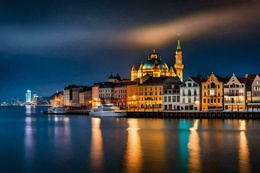
%> input picture primerParcial/practicas/practica5/dinamarca.jpg, 260 x 173 px, shrunk from 1470 x 980 before the run
$ octave practica5.m   (GNU Octave 9; MATLAB toolbox functions it lacks are replaced by stand-ins)
%> lines starting %> are read from the running program, lines starting %| are printed output that depends on the picture
% Leer la imagen
img = imread('dinamarca.jpg');
%> img is the input picture: size 173x260x3 uint8; mean R, G, B 62.6, 66.3, 69.2

% Solicitar al usuario el porcentaje de ruido a aplicar
porcentaje_ruido = input('Introduce el porcentaje de ruido a aplicar (0-100): ');
%> the answer given: 3

% Verificar que el porcentaje está en el rango correcto
if porcentaje_ruido < 0 || porcentaje_ruido > 100
    error('El porcentaje de ruido debe estar en el rango de 0 a 100.');
end

% Agregar ruido gaussiano a la imagen con el porcentaje proporcionado
img_ruido = imnoise(img,'gaussian', 0, (porcentaje_ruido / 100));
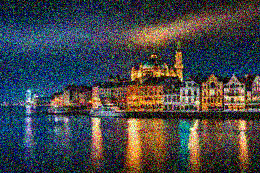
%> img_ruido: size 173x260x3 uint8; mean R, G, B 68, 69, 72.2

% Resto del código sin cambios
% Aplicar filtro de moda
img_moda = moda_imagen(img_ruido);

% Aplicar filtro de mediana
img_mediana = mediana_imagen(img_ruido);

% Aplicar filtro de máximo y mínimo
img_fmax = zeros(size(img));
img_fmin = zeros(size(img));
for k = 1:3
    img_fmax(:,:,k) = ordfilt2(img_ruido(:,:,k), 9, ones(3,3)); % Filtro máximo
    img_fmin(:,:,k) = ordfilt2(img_ruido(:,:,k), 1, ones(3,3)); % Filtro mínimo
end
img_fmax = uint8(img_fmax);
img_fmin = uint8(img_fmin);

% Mostrar las imágenes en un solo subplot
figure;
subplot(2,3,1), imshow(img), title('Imagen original');
subplot(2,3,2), imshow(img_ruido), title('Imagen con ruido');
subplot(2,3,3), imshow(img_moda), title('Imagen con filtro de moda');
subplot(2,3,4), imshow(img_mediana), title('Imagen con filtro de mediana');
subplot(2,3,5), imshow(img_fmax), title('Imagen con filtro máximo');
subplot(2,3,6), imshow(img_fmin), title('Imagen con filtro mínimo');

% Función para calcular la moda de una imagen
function img_moda = moda_imagen(img)
    [M, N, ~] = size(img);
%> M = 173; N = 260
    img_moda = zeros(M, N, 3);
    for i = 2:M-1
        for j = 2:N-1
            for k = 1:3
                vecindario = img(i-1:i+1, j-1:j+1, k);
                img_moda(i,j,k) = mode(vecindario(:));
            end
        end
    end
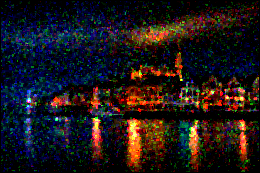
%> img_moda: size 173x260x3 double; mean R, G, B 30.4, 23.6, 25.7
    img_moda = uint8(img_moda);
%> img_moda: size 173x260x3 uint8
end

% Función para calcular la mediana de una imagen
function img_mediana = mediana_imagen(img)
    [M, N, ~] = size(img);
    img_mediana = zeros(M, N, 3);
    for i = 2:M-1
        for j = 2:N-1
            for k = 1:3
                vecindario = img(i-1:i+1, j-1:j+1, k);
                img_mediana(i,j,k) = median(vecindario(:));
            end
        end
    end
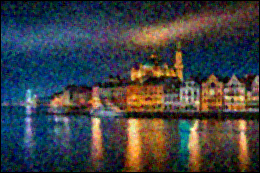
%> img_mediana: size 173x260x3 double; mean R, G, B 63.1, 65.6, 68.9
    img_mediana = uint8(img_mediana);
%> img_mediana: size 173x260x3 uint8
%> after the loop `for k = 1:3`:
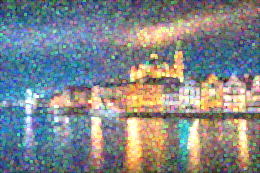
%> img_fmax: size 173x260x3 double; mean R, G, B 129.9, 134.7, 137.2
%> after the loop `for k = 1:3`:
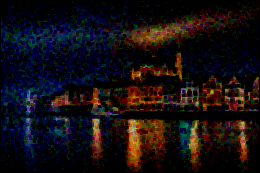
%> img_fmin: size 173x260x3 double; mean R, G, B 20.5, 14.9, 17.5
end
